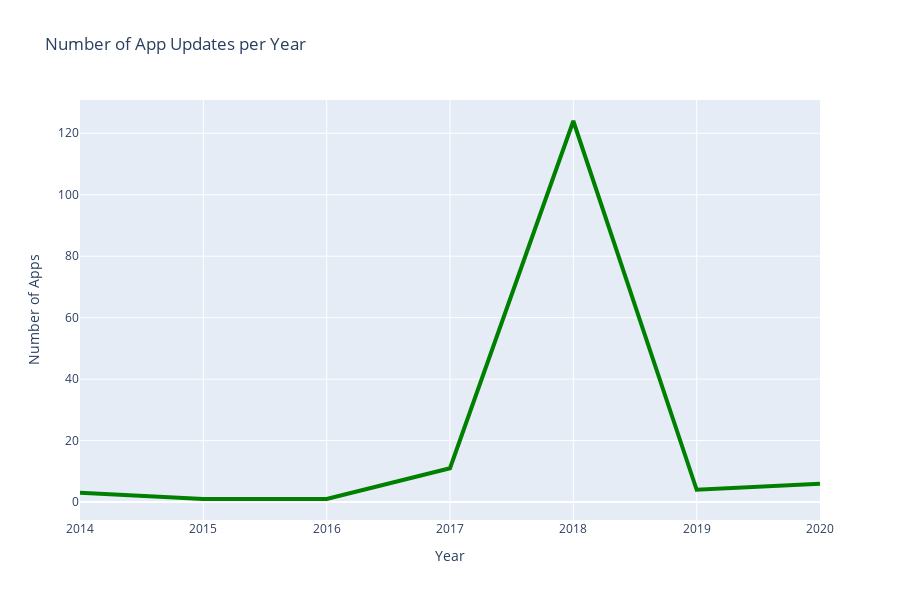

Source (notebook cell):
### Code cell
# convert "Last Updated" column to datetime
df['Last Updated'] = pd.to_datetime(df['Last Updated'])

# extract year from "Last Updated" column
df['Year'] = df['Last Updated'].dt.year

# group by year and get the count of apps per year
line_data = df.groupby('Year').size().reset_index(name='numapps')

# create a line graph
fig = px.line(line_data, x='Year', y='numapps', title='Number of App Updates per Year')
fig.update_yaxes(title_text='Number of Apps')

#customize the line graph
fig.update_traces(line_color='green', line=dict(width=4))
fig.update_layout(height=600)

fig.show()

### Figure 1 — Plotly figure (JSON) as saved in the notebook; plotly's stock layout.template omitted (floating-point values rounded to 4 significant figures)
{"data": [{"hovertemplate": "Year=%{x}<br>numapps=%{y}<extra></extra>", "legendgroup": "", "line": {"color": "green", "dash": "solid", "width": 4}, "marker": {"symbol": "circle"}, "mode": "lines", "name": "", "orientation": "v", "showlegend": false, "type": "scatter", "x": [2014, 2015, 2016, 2017, 2018, 2019, 2020], "xaxis": "x", "y": [3, 1, 1, 11, 124, 4, 6], "yaxis": "y"}], "layout": {"height": 600, "legend": {"tracegroupgap": 0}, "title": {"text": "Number of App Updates per Year"}, "xaxis": {"anchor": "y", "domain": [0, 1], "title": {"text": "Year"}}, "yaxis": {"anchor": "x", "domain": [0, 1], "title": {"text": "Number of Apps"}}}}
